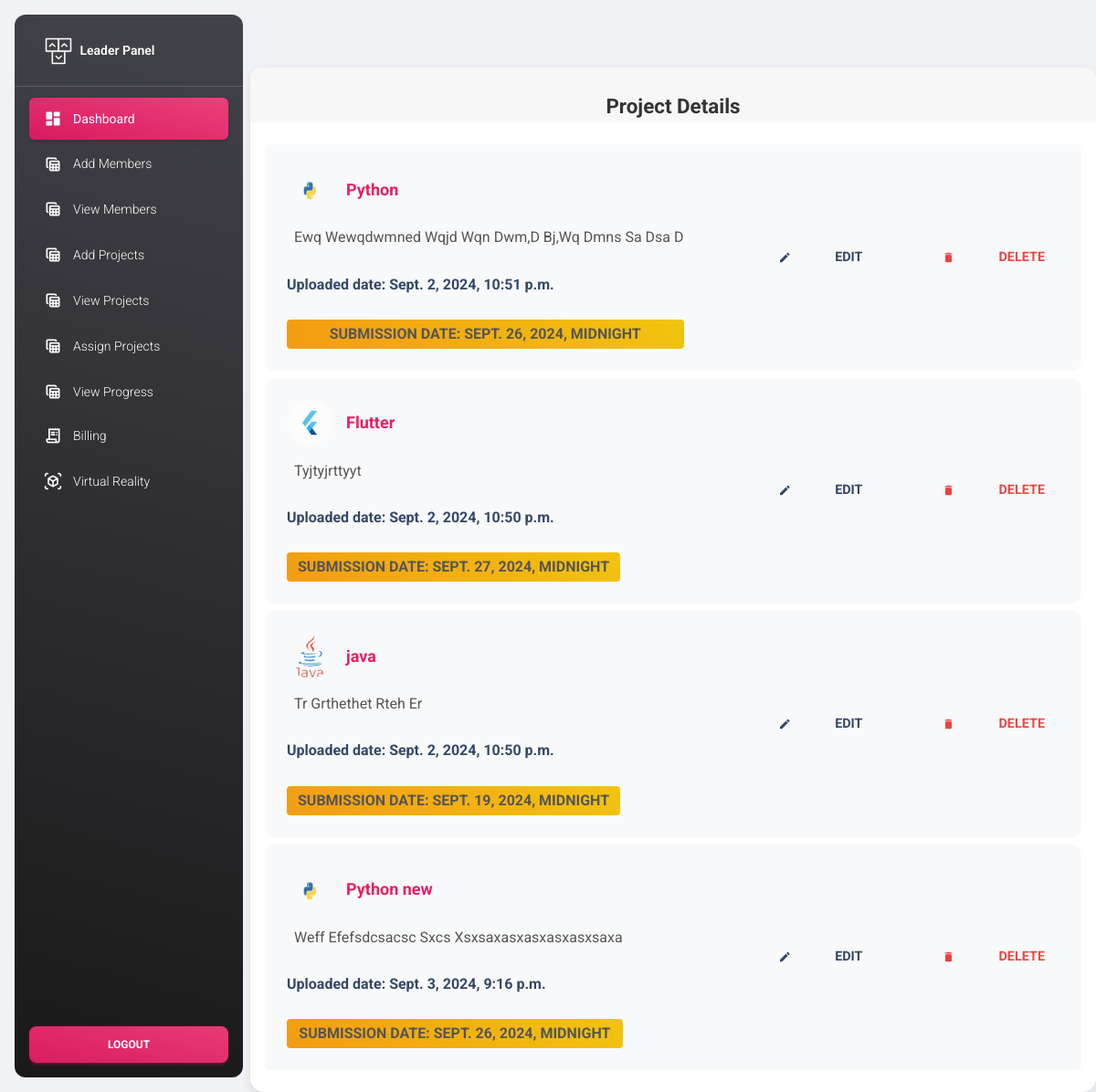
Screenshot of /view_projects_leader (signed in) with the database file from the repository.
### myapp/models.py (models this page shows)
class Add_project(models.Model):
    title = models.CharField(max_length=50, null=True)
    project_image = models.ImageField(null=True)
    description = models.CharField(max_length=500, null=True)
    submission_date = models.DateTimeField(null=True)
    uploaded_date = models.DateTimeField(null=True)
    leader_id = models.ForeignKey(Add_leader, on_delete=models.CASCADE, null=True)
    first_member_id = models.ForeignKey(Add_member, on_delete=models.CASCADE, null=True, related_name='projects_first_member')
    second_member_id = models.ForeignKey(Add_member, on_delete=models.CASCADE, null=True, related_name='projects_second_member')
    third_member_id = models.ForeignKey(Add_member, on_delete=models.CASCADE, null=True, related_name='projects_third_member')
    fourth_member_id = models.ForeignKey(Add_member, on_delete=models.CASCADE, null=True, related_name='projects_fourth_member')
    fifth_member_id = models.ForeignKey(Add_member, on_delete=models.CASCADE, null=True, related_name='projects_fifth_member')
    progress = models.IntegerField(default=0)
    completed = models.BooleanField(default=False)
    leader_approvel = models.BooleanField(default=False)
    leader_rejected = models.BooleanField(default=False)
    completed_date = models.DateTimeField(null=True)
    assigned = models.BooleanField(default=False)

### myapp/views.py (the view)
# urls.py: path('view_projects_leader',views.view_projects_leader),
def view_projects_leader(request):
    id=request.session['id']
    projects=Add_project.objects.filter(leader_id=id)
    return render(request,"leader/view_projects.html",{"projects":projects})

### template/leader/view_projects.html (shortened to what this page needs)
{% extends 'leader/leader_base.html' %}
{% block content %}
<div class="row card-container">
    <div class="col-md-12">
        <div class="card">
            <div class="card-header pb-0 px-3">
                <h6 class="mb-0">Project Details</h6>
            </div>
            <div class="card-body pt-4 p-3">
                <ul class="list-group">
                    {% for p in projects %}
                    <li class="list-group-item border-0 d-flex p-4 mb-2 bg-gray-100 border-radius-lg">
                        <div class="d-flex flex-column">
                            <div class="project-header">
                                <img src="../static/media/{{p.project_image}}" alt="Project Image">
                                <h6 class="text-lg">{{p.title}}</h6>
                            </div>
                            <span class="ms-sm-2" style="text-transform: capitalize;">{{p.description}}</span><br>
                            <span class="text-dark">Uploaded date: {{p.uploaded_date}}</span><br>
                            <span class="badge badge-sm bg-gradient-warning">Submission date: {{p.submission_date}}</span>
                        </div>
                        <div class="ms-auto">
                            <a class="btn btn-link text-dark px-3 mb-0" href="/update_project_leader?id={{p.id}}">
                                <i class="material-icons text-sm me-5" style="margin-left: 40px;">edit</i>Edit
                            </a>
                            <a class="btn btn-link text-danger text-gradient px-3 mb-0" href="/delete_project_leader?id={{p.id}}">
                                <i class="material-icons text-sm me-5" style="margin-left: 40px;">delete</i>Delete
                            </a>
                        </div>
                    </li>
                    {% endfor %}
                </ul>
            </div>
        </div>
    </div>
</div>
{% endblock %}

### template/leader/view_projects.html (style rules this page uses)
.card-container { margin-top: 50px; }
.card { border: none; border-radius: 15px; box-shadow: 0 4px 12px rgba(0, 0, 0, 0.1); transition: transform 0.3s ease; }
.card-header { background-color: #f7f7f7; border-radius: 15px 15px 0 0; padding: 20px; text-align: center; }
.card-header h6 { font-size: 1.4rem; color: #333; font-weight: bold; }
.list-group-item { background-color: #ffffff; border-radius: 10px; padding: 20px; margin-bottom: 15px; transition: box-shadow 0.3s ease; }
.list-group-item h6 { font-size: 1.2rem; color: #e91e63; font-weight: bold; margin: 0; }
.list-group-item span { font-size: 1rem; color: #555; }
.list-group-item .text-dark { font-weight: bold; color: #333; }
.badge { font-size: 0.9rem; padding: 0.5em 0.75em; border-radius: 0.25rem; color: #fff; background-color: #f39c12; }
.badge.bg-gradient-warning { background: linear-gradient(45deg, #f39c12, #f1c40f); }
.btn-link { font-size: 0.9rem; transition: color 0.3s ease; }
.ms-auto { display: flex; align-items: center; justify-content: flex-end; gap: 5px; }
.material-icons { vertical-align: middle; }
.list-group-item .ms-auto a { margin-left: 10px; }
.project-header { display: flex; align-items: center; gap: 15px; margin-bottom: 15px; }
.project-header img { width: 50px; height: 50px; border-radius: 50%; }
.project-header h6 { margin: 0; font-size: 1.4rem; }

### rows the page displays
Add_project: project_image (picture), title "Python", description "Ewq Wewqdwmned Wqjd Wqn Dwm,d Bj,wq Dmns Sa Dsa D", uploaded_date "Sept. 2, 2024, 10:51 p.m.", submission_date "SEPT. 26, 2024, MIDNIGHT"
Add_project: project_image (picture), title "Flutter", description "Tyjtyjrttyyt", uploaded_date "Sept. 2, 2024, 10:50 p.m.", submission_date "SEPT. 27, 2024, MIDNIGHT"
Add_project: project_image (picture), title "java", description "Tr Grthethet Rteh Er", uploaded_date "Sept. 2, 2024, 10:50 p.m.", submission_date "SEPT. 19, 2024, MIDNIGHT"
Add_project: project_image (picture), title "Python new", description "Weff Efefsdcsacsc Sxcs Xsxsaxasxasxasxasxsaxa", uploaded_date "Sept. 3, 2024, 9:16 p.m.", submission_date "SEPT. 26, 2024, MIDNIGHT"
